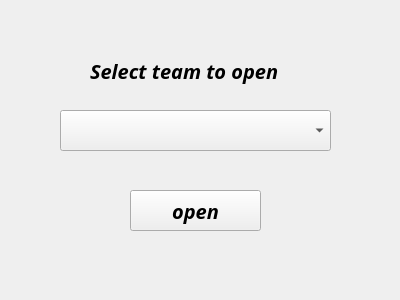
<?xml version="1.0" encoding="UTF-8"?>
<ui version="4.0">
 <class>Form</class>
 <widget class="QWidget" name="Form">
  <property name="geometry">
   <rect>
    <x>0</x>
    <y>0</y>
    <width>400</width>
    <height>300</height>
   </rect>
  </property>
  <property name="font">
   <font>
    <family>Baskerville Old Face</family>
    <pointsize>15</pointsize>
    <weight>75</weight>
    <italic>true</italic>
    <bold>true</bold>
   </font>
  </property>
  <property name="windowTitle">
   <string>Form</string>
  </property>
  <widget class="QLabel" name="label">
   <property name="geometry">
    <rect>
     <x>90</x>
     <y>50</y>
     <width>231</width>
     <height>41</height>
    </rect>
   </property>
   <property name="text">
    <string>Select team to open</string>
   </property>
  </widget>
  <widget class="QComboBox" name="open_team">
   <property name="geometry">
    <rect>
     <x>60</x>
     <y>110</y>
     <width>271</width>
     <height>41</height>
    </rect>
   </property>
  </widget>
  <widget class="QPushButton" name="open_btn">
   <property name="geometry">
    <rect>
     <x>130</x>
     <y>190</y>
     <width>131</width>
     <height>41</height>
    </rect>
   </property>
   <property name="text">
    <string>open</string>
   </property>
  </widget>
 </widget>
 <resources/>
 <connections/>
</ui>
